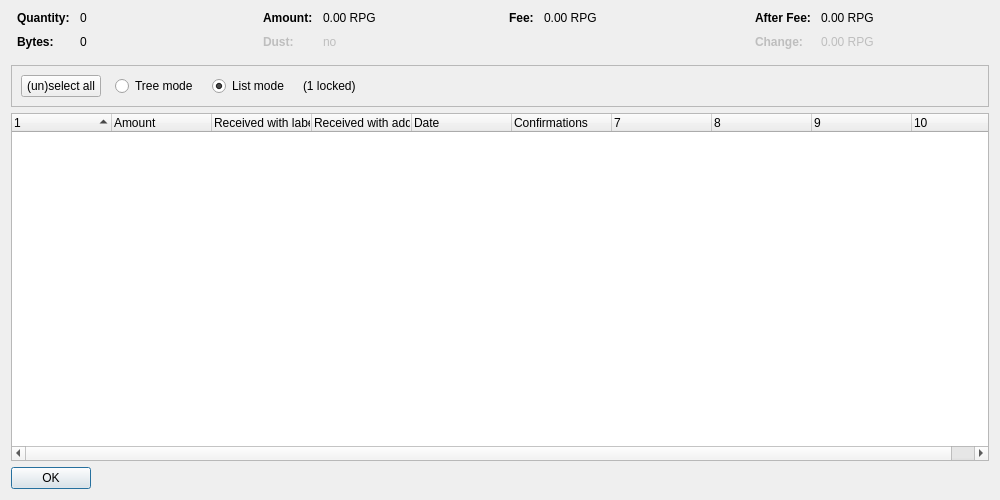
<?xml version="1.0" encoding="UTF-8"?>
<ui version="4.0">
 <class>CoinControlDialog</class>
 <widget class="QDialog" name="CoinControlDialog">
  <property name="geometry">
   <rect>
    <x>0</x>
    <y>0</y>
    <width>1000</width>
    <height>500</height>
   </rect>
  </property>
  <property name="windowTitle">
   <string>Coin Selection</string>
  </property>
  <layout class="QVBoxLayout" name="verticalLayout">
   <item>
    <layout class="QHBoxLayout" name="horizontalLayoutTop" stretch="0,0,0,0">
     <property name="topMargin">
      <number>0</number>
     </property>
     <property name="bottomMargin">
      <number>10</number>
     </property>
     <item>
      <layout class="QFormLayout" name="formLayoutCoinControl1">
       <property name="horizontalSpacing">
        <number>10</number>
       </property>
       <property name="verticalSpacing">
        <number>10</number>
       </property>
       <property name="leftMargin">
        <number>6</number>
       </property>
       <property name="rightMargin">
        <number>6</number>
       </property>
       <item row="0" column="0">
        <widget class="QLabel" name="labelCoinControlQuantityText">
         <property name="font">
          <font>
           <weight>75</weight>
           <bold>true</bold>
          </font>
         </property>
         <property name="text">
          <string>Quantity:</string>
         </property>
        </widget>
       </item>
       <item row="0" column="1">
        <widget class="QLabel" name="labelCoinControlQuantity">
         <property name="cursor">
          <cursorShape>IBeamCursor</cursorShape>
         </property>
         <property name="contextMenuPolicy">
          <enum>Qt::ActionsContextMenu</enum>
         </property>
         <property name="text">
          <string notr="true">0</string>
         </property>
         <property name="textInteractionFlags">
          <set>Qt::LinksAccessibleByMouse|Qt::TextSelectableByKeyboard|Qt::TextSelectableByMouse</set>
         </property>
        </widget>
       </item>
       <item row="1" column="0">
        <widget class="QLabel" name="labelCoinControlBytesText">
         <property name="font">
          <font>
           <weight>75</weight>
           <bold>true</bold>
          </font>
         </property>
         <property name="text">
          <string>Bytes:</string>
         </property>
        </widget>
       </item>
       <item row="1" column="1">
        <widget class="QLabel" name="labelCoinControlBytes">
         <property name="cursor">
          <cursorShape>IBeamCursor</cursorShape>
         </property>
         <property name="contextMenuPolicy">
          <enum>Qt::ActionsContextMenu</enum>
         </property>
         <property name="text">
          <string notr="true">0</string>
         </property>
         <property name="textInteractionFlags">
          <set>Qt::LinksAccessibleByMouse|Qt::TextSelectableByKeyboard|Qt::TextSelectableByMouse</set>
         </property>
        </widget>
       </item>
      </layout>
     </item>
     <item>
      <layout class="QFormLayout" name="formLayoutCoinControl2">
       <property name="horizontalSpacing">
        <number>10</number>
       </property>
       <property name="verticalSpacing">
        <number>10</number>
       </property>
       <property name="leftMargin">
        <number>6</number>
       </property>
       <property name="rightMargin">
        <number>6</number>
       </property>
       <item row="0" column="0">
        <widget class="QLabel" name="labelCoinControlAmountText">
         <property name="font">
          <font>
           <weight>75</weight>
           <bold>true</bold>
          </font>
         </property>
         <property name="text">
          <string>Amount:</string>
         </property>
        </widget>
       </item>
       <item row="0" column="1">
        <widget class="QLabel" name="labelCoinControlAmount">
         <property name="cursor">
          <cursorShape>IBeamCursor</cursorShape>
         </property>
         <property name="contextMenuPolicy">
          <enum>Qt::ActionsContextMenu</enum>
         </property>
         <property name="text">
          <string notr="true">0.00 RPG</string>
         </property>
         <property name="textInteractionFlags">
          <set>Qt::LinksAccessibleByMouse|Qt::TextSelectableByKeyboard|Qt::TextSelectableByMouse</set>
         </property>
        </widget>
       </item>
       <item row="1" column="0">
        <widget class="QLabel" name="labelCoinControlLowOutputText">
         <property name="enabled">
          <bool>false</bool>
         </property>
         <property name="font">
          <font>
           <weight>75</weight>
           <bold>true</bold>
          </font>
         </property>
         <property name="text">
          <string>Dust:</string>
         </property>
        </widget>
       </item>
       <item row="1" column="1">
        <widget class="QLabel" name="labelCoinControlLowOutput">
         <property name="enabled">
          <bool>false</bool>
         </property>
         <property name="cursor">
          <cursorShape>IBeamCursor</cursorShape>
         </property>
         <property name="contextMenuPolicy">
          <enum>Qt::ActionsContextMenu</enum>
         </property>
         <property name="text">
          <string notr="true">no</string>
         </property>
         <property name="textInteractionFlags">
          <set>Qt::LinksAccessibleByMouse|Qt::TextSelectableByKeyboard|Qt::TextSelectableByMouse</set>
         </property>
        </widget>
       </item>
      </layout>
     </item>
     <item>
      <layout class="QFormLayout" name="formLayoutCoinControl3">
       <property name="horizontalSpacing">
        <number>10</number>
       </property>
       <property name="verticalSpacing">
        <number>10</number>
       </property>
       <property name="leftMargin">
        <number>6</number>
       </property>
       <property name="rightMargin">
        <number>6</number>
       </property>
       <item row="0" column="0">
        <widget class="QLabel" name="labelCoinControlFeeText">
         <property name="font">
          <font>
           <weight>75</weight>
           <bold>true</bold>
          </font>
         </property>
         <property name="text">
          <string>Fee:</string>
         </property>
        </widget>
       </item>
       <item row="0" column="1">
        <widget class="QLabel" name="labelCoinControlFee">
         <property name="cursor">
          <cursorShape>IBeamCursor</cursorShape>
         </property>
         <property name="contextMenuPolicy">
          <enum>Qt::ActionsContextMenu</enum>
         </property>
         <property name="text">
          <string notr="true">0.00 RPG</string>
         </property>
         <property name="textInteractionFlags">
          <set>Qt::LinksAccessibleByMouse|Qt::TextSelectableByKeyboard|Qt::TextSelectableByMouse</set>
         </property>
        </widget>
       </item>
      </layout>
     </item>
     <item>
      <layout class="QFormLayout" name="formLayoutCoinControl4">
       <property name="horizontalSpacing">
        <number>10</number>
       </property>
       <property name="verticalSpacing">
        <number>10</number>
       </property>
       <property name="leftMargin">
        <number>6</number>
       </property>
       <property name="rightMargin">
        <number>6</number>
       </property>
       <item row="0" column="0">
        <widget class="QLabel" name="labelCoinControlAfterFeeText">
         <property name="font">
          <font>
           <weight>75</weight>
           <bold>true</bold>
          </font>
         </property>
         <property name="text">
          <string>After Fee:</string>
         </property>
        </widget>
       </item>
       <item row="0" column="1">
        <widget class="QLabel" name="labelCoinControlAfterFee">
         <property name="cursor">
          <cursorShape>IBeamCursor</cursorShape>
         </property>
         <property name="contextMenuPolicy">
          <enum>Qt::ActionsContextMenu</enum>
         </property>
         <property name="text">
          <string notr="true">0.00 RPG</string>
         </property>
         <property name="textInteractionFlags">
          <set>Qt::LinksAccessibleByMouse|Qt::TextSelectableByKeyboard|Qt::TextSelectableByMouse</set>
         </property>
        </widget>
       </item>
       <item row="1" column="0">
        <widget class="QLabel" name="labelCoinControlChangeText">
         <property name="enabled">
          <bool>false</bool>
         </property>
         <property name="font">
          <font>
           <weight>75</weight>
           <bold>true</bold>
          </font>
         </property>
         <property name="text">
          <string>Change:</string>
         </property>
        </widget>
       </item>
       <item row="1" column="1">
        <widget class="QLabel" name="labelCoinControlChange">
         <property name="enabled">
          <bool>false</bool>
         </property>
         <property name="cursor">
          <cursorShape>IBeamCursor</cursorShape>
         </property>
         <property name="contextMenuPolicy">
          <enum>Qt::ActionsContextMenu</enum>
         </property>
         <property name="text">
          <string notr="true">0.00 RPG</string>
         </property>
         <property name="textInteractionFlags">
          <set>Qt::LinksAccessibleByMouse|Qt::TextSelectableByKeyboard|Qt::TextSelectableByMouse</set>
         </property>
        </widget>
       </item>
      </layout>
     </item>
    </layout>
   </item>
   <item>
    <widget class="QFrame" name="frame">
     <property name="minimumSize">
      <size>
       <width>0</width>
       <height>40</height>
      </size>
     </property>
     <property name="frameShape">
      <enum>QFrame::StyledPanel</enum>
     </property>
     <property name="frameShadow">
      <enum>QFrame::Sunken</enum>
     </property>
     <layout class="QHBoxLayout" name="horizontalLayout">
      <item>
       <layout class="QHBoxLayout" name="horizontalLayoutPanel" stretch="0,0,0,0,0">
        <property name="spacing">
         <number>14</number>
        </property>
        <item>
         <widget class="QPushButton" name="pushButtonSelectAll">
          <property name="sizePolicy">
           <sizepolicy hsizetype="Maximum" vsizetype="Fixed">
            <horstretch>0</horstretch>
            <verstretch>0</verstretch>
           </sizepolicy>
          </property>
          <property name="text">
           <string>(un)select all</string>
          </property>
          <property name="autoDefault">
           <bool>false</bool>
          </property>
         </widget>
        </item>
        <item>
         <widget class="QRadioButton" name="radioTreeMode">
          <property name="sizePolicy">
           <sizepolicy hsizetype="Maximum" vsizetype="Fixed">
            <horstretch>0</horstretch>
            <verstretch>0</verstretch>
           </sizepolicy>
          </property>
          <property name="text">
           <string>Tree mode</string>
          </property>
         </widget>
        </item>
        <item>
         <widget class="QRadioButton" name="radioListMode">
          <property name="sizePolicy">
           <sizepolicy hsizetype="Maximum" vsizetype="Fixed">
            <horstretch>0</horstretch>
            <verstretch>0</verstretch>
           </sizepolicy>
          </property>
          <property name="text">
           <string>List mode</string>
          </property>
          <property name="checked">
           <bool>true</bool>
          </property>
         </widget>
        </item>
        <item>
         <widget class="QLabel" name="labelLocked">
          <property name="text">
           <string notr="true">(1 locked)</string>
          </property>
         </widget>
        </item>
        <item>
         <spacer name="horizontalSpacer">
          <property name="orientation">
           <enum>Qt::Horizontal</enum>
          </property>
          <property name="sizeHint" stdset="0">
           <size>
            <width>40</width>
            <height>20</height>
           </size>
          </property>
         </spacer>
        </item>
       </layout>
      </item>
     </layout>
    </widget>
   </item>
   <item>
    <widget class="CoinControlTreeWidget" name="treeWidget">
     <property name="contextMenuPolicy">
      <enum>Qt::CustomContextMenu</enum>
     </property>
     <property name="sortingEnabled">
      <bool>false</bool>
     </property>
     <property name="columnCount">
      <number>10</number>
     </property>
     <attribute name="headerShowSortIndicator" stdset="0">
      <bool>true</bool>
     </attribute>
     <attribute name="headerStretchLastSection">
      <bool>false</bool>
     </attribute>
     <column>
      <property name="text">
       <string/>
      </property>
     </column>
     <column>
      <property name="text">
       <string>Amount</string>
      </property>
     </column>
     <column>
      <property name="text">
       <string>Received with label</string>
      </property>
     </column>
     <column>
      <property name="text">
       <string>Received with address</string>
      </property>
     </column>
     <column>
      <property name="text">
       <string>Date</string>
      </property>
     </column>
     <column>
      <property name="text">
       <string>Confirmations</string>
      </property>
      <property name="toolTip">
       <string>Confirmed</string>
      </property>
     </column>
     <column>
      <property name="text">
       <string/>
      </property>
     </column>
     <column>
      <property name="text">
       <string/>
      </property>
     </column>
     <column>
      <property name="text">
       <string/>
      </property>
     </column>
     <column>
      <property name="text">
       <string/>
      </property>
     </column>
    </widget>
   </item>
   <item>
    <widget class="QDialogButtonBox" name="buttonBox">
     <property name="sizePolicy">
      <sizepolicy hsizetype="Maximum" vsizetype="Fixed">
       <horstretch>0</horstretch>
       <verstretch>0</verstretch>
      </sizepolicy>
     </property>
     <property name="orientation">
      <enum>Qt::Horizontal</enum>
     </property>
     <property name="standardButtons">
      <set>QDialogButtonBox::Ok</set>
     </property>
    </widget>
   </item>
  </layout>
 </widget>
 <customwidgets>
  <customwidget>
   <class>CoinControlTreeWidget</class>
   <extends>QTreeWidget</extends>
   <header>coincontroltreewidget.h</header>
  </customwidget>
 </customwidgets>
 <resources/>
 <connections/>
</ui>
